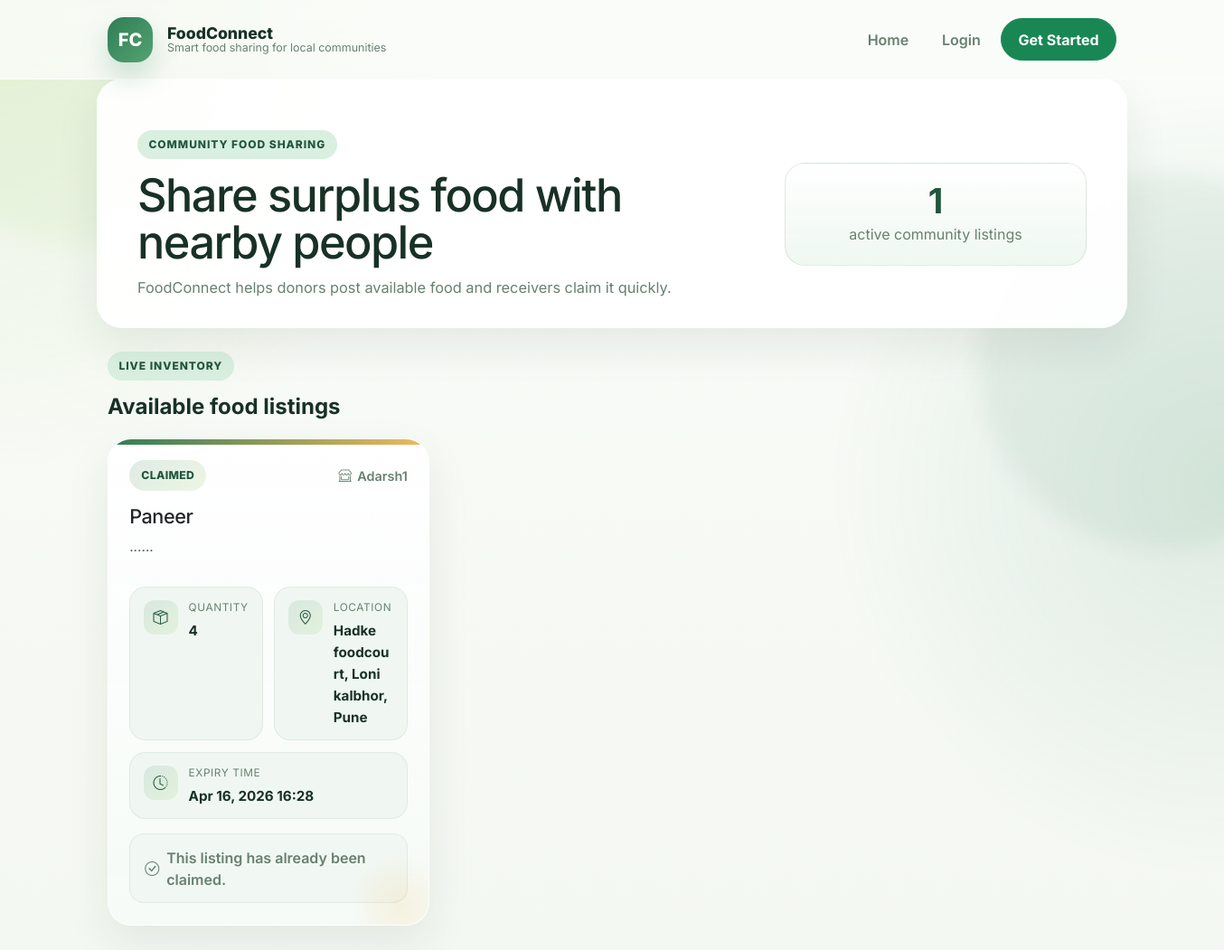
The page / on the database its author committed.
### food/models.py (models this page shows, shortened)
class FoodListing(models.Model):
    AVAILABLE = 'available'
    CLAIMED = 'claimed'
    STATUS_CHOICES = [
        (AVAILABLE, 'Available'),
        (CLAIMED, 'Claimed'),
    ]
    donor = models.ForeignKey(
        settings.AUTH_USER_MODEL,
        on_delete=models.CASCADE,
        related_name='food_listings',
    )
    title = models.CharField(max_length=150)
    description = models.TextField()
    quantity = models.CharField(max_length=100)
    pickup_location = models.CharField(max_length=200)
    latitude = models.DecimalField(max_digits=9, decimal_places=6, null=True, blank=True)
    longitude = models.DecimalField(max_digits=9, decimal_places=6, null=True, blank=True)
    expiry_date = models.DateTimeField()
    status = models.CharField(max_length=20, choices=STATUS_CHOICES, default=AVAILABLE)
    created_at = models.DateTimeField(auto_now_add=True)
    class Meta:
        ordering = ['-created_at']

### accounts/models.py (models this page shows, shortened)
class User(AbstractUser):
    DONOR = 'donor'
    RECEIVER = 'receiver'
    ROLE_CHOICES = [
        (DONOR, 'Donor'),
        (RECEIVER, 'Receiver'),
    ]
    role = models.CharField(max_length=20, choices=ROLE_CHOICES)

### food/views.py (the view)
# urls.py: path('', home_view, name='home'),
def home_view(request):
    listings = FoodListing.objects.select_related('donor').filter(expiry_date__gt=timezone.now()).order_by('-created_at')
    claim_forms = {}
    if request.user.is_authenticated and getattr(request.user, 'role', None) == 'receiver':
        claim_forms = {listing.id: FoodClaimForm(prefix=f'claim-{listing.id}') for listing in listings if listing.status == FoodListing.AVAILABLE}
    return render(
        request,
        'food/home.html',
        {
            'listings': listings,
            'claim_forms': claim_forms,
        },
    )

### templates/food/home.html (shortened to what this page needs)
{% extends 'base.html' %}
{% load food_extras %}
{% block content %}
<section class="hero surface-panel row align-items-center g-4">
    <div class="col-lg-8 hero-copy">
        <span class="eyebrow">Community food sharing</span>
        <h1>Share surplus food with nearby people</h1>
        <p>FoodConnect helps donors post available food and receivers claim it quickly.</p>
    </div>
    <div class="col-lg-4">
        {% if user.is_authenticated and user.role == 'donor' %}
            <div class="hero-cta-card">
                <p class="mb-3">Have extra food ready to share today?</p>
                <a class="btn btn-success btn-lg w-100 ui-btn" href="{% url 'create_listing' %}">Create Listing</a>
            </div>
        {% else %}
            <div class="hero-stat">
                <strong>{{ listings|length }}</strong>
                <span>active community listings</span>
            </div>
        {% endif %}
    </div>
</section>
<section class="section-heading d-flex justify-content-between align-items-end">
    <div>
        <span class="eyebrow">Live inventory</span>
        <h2>Available food listings</h2>
    </div>
</section>
<section class="row g-4 listing-grid">
    {% for listing in listings %}
        <div class="col-md-6 col-xl-4">
            <article class="card listing-card listing-card-modern fade-card h-100">
                <div class="card-body d-flex flex-column">
                    <div class="listing-card-top">
                        <span class="listing-chip">{{ listing.get_status_display }}</span>
                        <span class="listing-donor"><i class="bi bi-shop-window"></i> {{ listing.donor.username }}</span>
                    </div>
                    <div class="listing-copy">
                        <h2 class="listing-title">{{ listing.title }}</h2>
                        <p class="listing-description flex-grow-1">{{ listing.description }}</p>
                    </div>
                    <div class="listing-meta-grid">
                        <div class="listing-meta-item">
                            <span class="listing-meta-icon"><i class="bi bi-box-seam"></i></span>
                            <div>
                                <small>Quantity</small>
                                <strong>{{ listing.quantity }}</strong>
                            </div>
                        </div>
                        <div class="listing-meta-item">
                            <span class="listing-meta-icon"><i class="bi bi-geo-alt"></i></span>
                            <div>
                                <small>Location</small>
                                <strong>{{ listing.pickup_location }}</strong>
                            </div>
                        </div>
                        <div class="listing-meta-item listing-meta-item-wide">
                            <span class="listing-meta-icon"><i class="bi bi-clock-history"></i></span>
                            <div>
                                <small>Expiry time</small>
                                <strong>{{ listing.expiry_date|date:"M d, Y H:i" }}</strong>
                            </div>
                        </div>
                    </div>
                    {% if user.is_authenticated and user.role == 'receiver' and listing.status == 'available' %}
                        <form method="post" action="{% url 'claim_listing' listing.pk %}" class="stack-form mt-3 listing-card-action">
                            {% csrf_token %}
                            {{ claim_forms|get_item:listing.id }}
                            <button type="submit" class="btn btn-success ui-btn w-100">
                                <i class="bi bi-bag-check me-2"></i>Request Food
                            </button>
                        </form>
                    {% elif listing.status == 'claimed' %}
                        <p class="claimed-note mt-3 mb-0 listing-card-note"><i class="bi bi-check-circle me-2"></i>This listing has already been claimed.</p>
                    {% elif not user.is_authenticated %}
                        <p class="muted mt-3 mb-0 listing-card-note"><i class="bi bi-person-lock me-2"></i>Log in as a receiver to claim food.</p>
                    {% endif %}
                </div>
            </article>
        </div>
    {% endfor %}
</section>
{% endblock %}

### rows shown on the page
FoodListing: status "CLAIMED", donor.username "Adarsh1", title "Paneer", description "......", quantity "4", pickup_location "Hadke foodcourt, Loni kalbhor, Pune", expiry_date "Apr 16, 2026 16:28", shows "This listing has already been claimed."

### other values the page prints
{{ listings|length }} "1"
